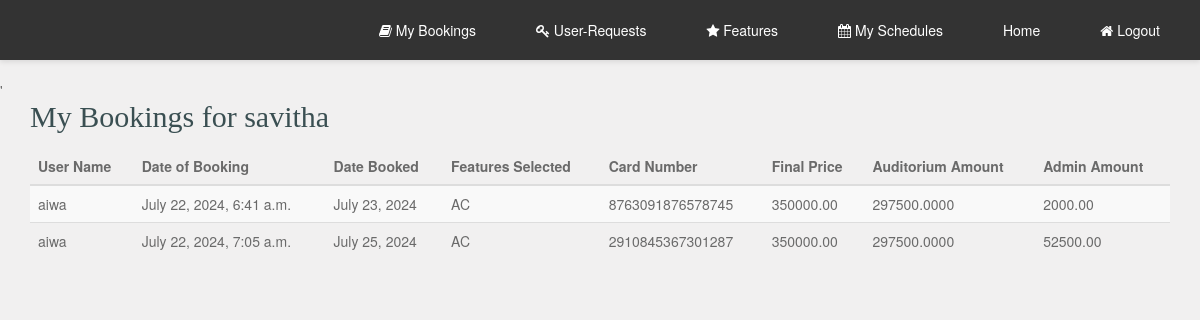
Page /event_my_bookings/ (signed in) on the earlier database version.
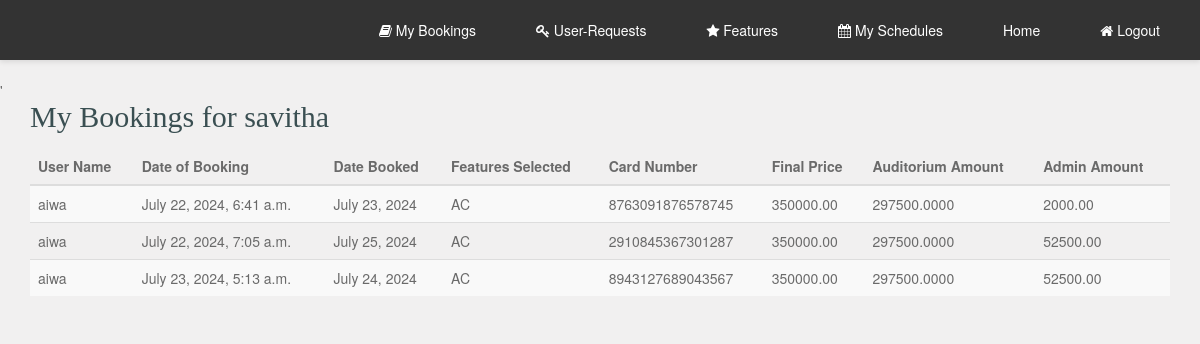
Same page on the later database version.
### auditorium/models.py (models this page shows, shortened)
class BookingHistory(models.Model):
    auditorium = models.ForeignKey(Auditorium, on_delete=models.CASCADE)
    user = models.ForeignKey(settings.AUTH_USER_MODEL, on_delete=models.CASCADE)
    date_booked = models.DateField()
    date_of_booking = models.DateTimeField(auto_now_add=True)
    features_selected = models.TextField()  # To store a comma-separated list of features
    final_price = models.DecimalField(max_digits=10, decimal_places=2)
    card_number = models.CharField(max_length=16)
    cvv = models.CharField(max_length=4)
    admin_amount = models.DecimalField(max_digits=10, decimal_places=2, editable=False)
    @property
    def auditorium_amount(self):
        return self.final_price * Decimal('0.85')

class User(AbstractBaseUser, PermissionsMixin):
    username = models.CharField(max_length=150, unique=True)
    email = models.EmailField(unique=True)
    role = models.CharField(max_length=50, blank=True, null=True)
    is_staff = models.BooleanField(default=False)
    is_active = models.BooleanField(default=True)
    groups = models.ManyToManyField(Group, related_name='custom_user_groups')
    user_permissions = models.ManyToManyField(Permission, related_name='custom_user_permissions')
    objects = CustomUserManager()
    USERNAME_FIELD = 'email'
    REQUIRED_FIELDS = ['username']

### auditorium/views.py (the view)
# urls.py: path('event_my_bookings/', views.event_my_bookings, name='event_my_bookings'),
@login_required
def event_my_bookings(request):
    try:
        auditorium = Auditorium.objects.get(user=request.user)
        bookings = BookingHistory.objects.filter(auditorium=auditorium)
    except Auditorium.DoesNotExist:
        bookings = []
    context = {
        'bookings': bookings,
        'auditorium': auditorium
    }
    return render(request, 'event_my_bookings.html', context)

### auditorium/templates/event_my_bookings.html (shortened to what this page needs)
<!DOCTYPE html>
<html lang="en-US">
<head>
    <link rel="stylesheet" href="../static/css/bootstrap.min.css">
    <link rel="stylesheet" href="../static/css/font-awesome.min.css">
    <link rel="stylesheet" href="../static/css/style.css" media="screen"/>
</head>
<body>
    {% include 'event_navbar.html' %}'
    <div class="container">
        <h2>My Bookings for {{auditorium.user.username}}</h2>
        <table class="table table-striped">
            <thead>
                <tr>
                    <th>User Name</th>
                    <th>Date of Booking</th>
                    <th>Date Booked</th>
                    <th>Features Selected</th>
                    <th>Card Number</th>
                    <th>Final Price</th>
                    <th>Auditorium Amount</th>
                    <th>Admin Amount</th>
                </tr>
            </thead>
            <tbody>
                {% for booking in bookings %}
                    <tr>
                        <td>{{ booking.user.username }}</td>
                        <td>{{ booking.date_of_booking }}</td>
                        <td>{{ booking.date_booked }}</td>
                        <td>{{ booking.features_selected }}</td>
                        <td>{{ booking.card_number }}</td>
                        <td>{{ booking.final_price }}</td>
                        <td>{{ booking.auditorium_amount}}</td>
                        <td>{{ booking.admin_amount}}</td>
                    </tr>
                {% empty %}
                    <tr>
                        <td colspan="6">No bookings found.</td>
                    </tr>
                {% endfor %}
            </tbody>
        </table>
    </div>
</body>
</html>

Differences in the rows shown:
added BookingHistory: user.username "aiwa", date_of_booking "July 23, 2024, 5:13 a.m.", date_booked "July 24, 2024", features_selected "AC", card_number "8943127689043567", final_price "350000.00", auditorium_amount "297500.0000", admin_amount "52500.00"
